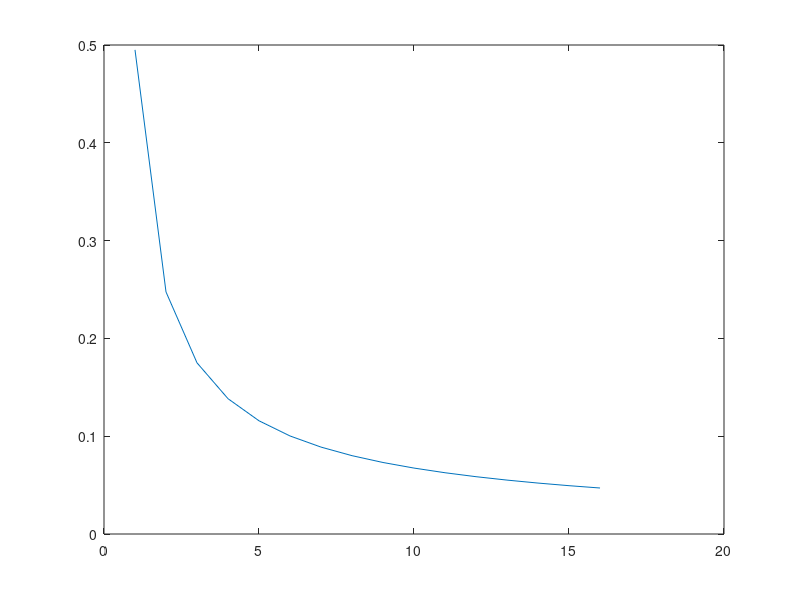
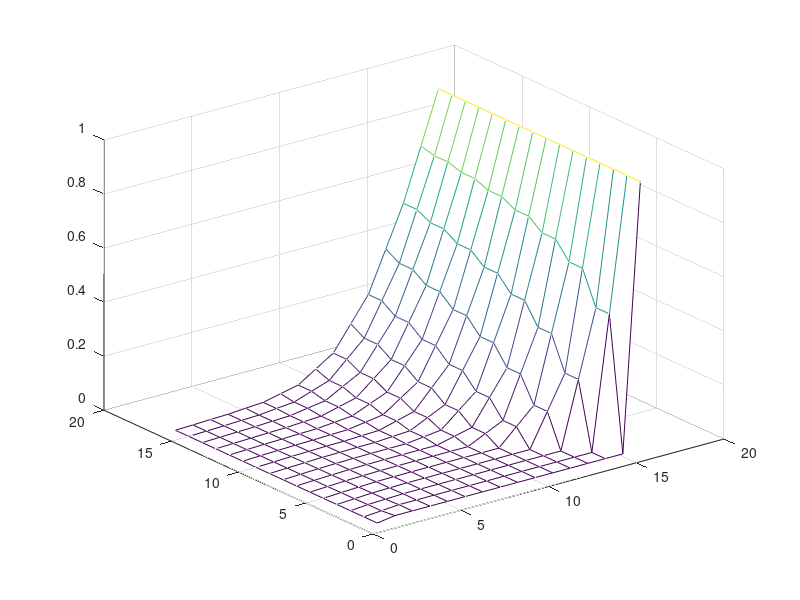

These figures' MATLAB source, in order:
%%
clear all;
%%
%%Variables and constants:
DIF_TRESH = 0.1;
DIF_CUR = 99999999; %TODO: inf constant?
TIME_MAX = 15;
CONC_MID_START = 0.01;
CONC_BOUND_HIGH = 1;
CONC_BOUND_LOW = 0;
MID_START = 1;
MID_END = 15;
DIFFUSIVITY = 0.01;
DELTA_X = 1;
BOUNDARY_CELLS  = 2;

MID_LONG = MID_END - MID_START;
C_SIZE = (MID_LONG / DELTA_X) + BOUNDARY_CELLS;

C = transpose(zeros(C_SIZE));
B = zeros(C_SIZE, C_SIZE);

%%
%%Fill B and C:
for i = 1:C_SIZE
    C(i) = CONC_MID_START;
end
C(1) = CONC_BOUND_LOW;
C(C_SIZE) = CONC_BOUND_HIGH;



% B is filled with the discretization
% Cn+1(i) = (1/2)*(Cn(i+1) + Cn(i-1))
for i = 2:(C_SIZE-1)
            B(i,i-1) = 0.5;
            B(i,i+1) = 0.5;

end
B(1,1) = 1;
B(C_SIZE,C_SIZE) = 1;

idx = 0;
while idx <= TIME_MAX
    idx = idx+1;
    for i = 1:C_SIZE
        graph(idx, i) = C(i);
    end
    
    old = C;
    C = B*C;
    DIF_CUR = norm(C - old);   
    conv(idx) = DIF_CUR;
end
figure;
plot(conv);

figure;
mesh(graph);
%%
%%Checking result:
%disp('If the solution is correct DBG should be near zero.')
%DBG = X - A\B
